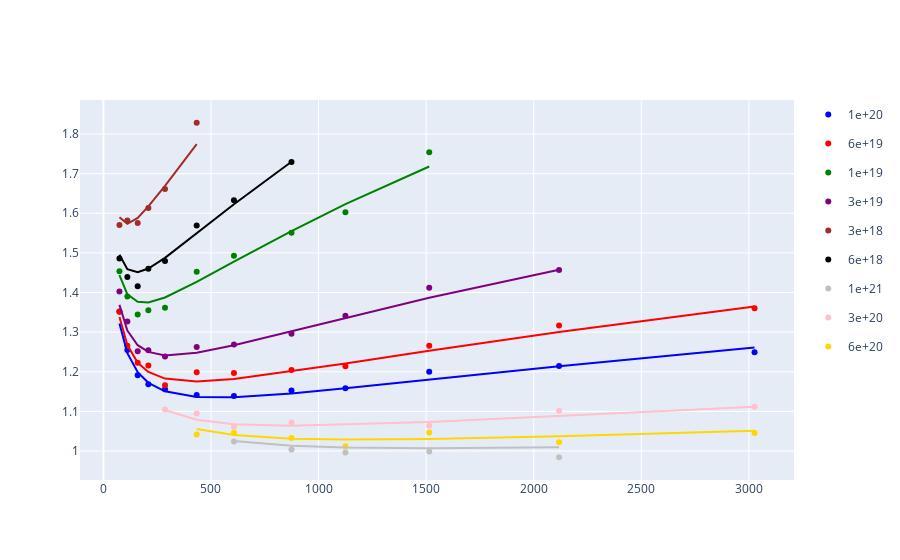

The cell this chart's notebook holds for it:
### Code cell
import plotly.express as px
import plotly.graph_objects as go

color_map={
           "3e+18": "orange",
           "6e+18": "black",
           "3e+18": "brown",
           "1e+19": "green",
           "3e+19": "purple",
           "6e+19": "red",
           "1e+20": "blue",
           "3e+20": "pink",
           "6e+20": "gold",
           "1e+21": "silver",
          }

df_c['compute'] = df_c['compute'].astype(str)
fig = px.scatter(df_c, x='param_count', y='valid_loss', color='compute', 
                 log_x=True, color_discrete_map=color_map)

for compute in color_map.keys():
    tmp_df = df_c[df_c['compute'] == compute]
    df_d = list() 
    for _, row in tmp_df.iterrows():
        pred = scaling_law(row['param_count']*1e6, row['training_tokens'], best_params)
        df_d.append({'prediction': pred, 'param_count': row['param_count'], 'training_tokens': row['training_tokens']})
    fig2 = px.line(pd.DataFrame(df_d).sort_values('param_count'), 
                   x='param_count', y='prediction', log_x=True)
    fig2.update_traces(line_color=color_map[compute], line_width=2)
    fig = go.Figure(data=fig.data + fig2.data)

fig.show()

### Figure 1 — Plotly figure (JSON) as saved in the notebook; plotly's stock layout.template omitted (floating-point values rounded to 4 significant figures)
{"data": [{"hovertemplate": "compute=1e+20<br>param_count=%{x}<br>valid_loss=%{y}<extra></extra>", "legendgroup": "1e+20", "marker": {"color": "blue", "symbol": "circle"}, "mode": "markers", "name": "1e+20", "orientation": "v", "showlegend": true, "type": "scatter", "x": [1125.0, 209, 74.7, 3026.0, 433.7, 159.5, 111.5, 1514.0, 606.9, 2118, 874.2, 286.4], "xaxis": "x", "y": [1.158, 1.169, 1.352, 1.249, 1.141, 1.191, 1.255, 1.2, 1.139, 1.214, 1.152, 1.156], "yaxis": "y"}, {"hovertemplate": "compute=6e+19<br>param_count=%{x}<br>valid_loss=%{y}<extra></extra>", "legendgroup": "6e+19", "marker": {"color": "red", "symbol": "circle"}, "mode": "markers", "name": "6e+19", "orientation": "v", "showlegend": true, "type": "scatter", "x": [1125.0, 3026.0, 286.4, 74.7, 433.7, 874.2, 111.5, 2118, 209, 1514.0, 606.9, 159.5], "xaxis": "x", "y": [1.214, 1.36, 1.166, 1.351, 1.199, 1.205, 1.266, 1.316, 1.216, 1.266, 1.197, 1.223], "yaxis": "y"}, {"hovertemplate": "compute=1e+19<br>param_count=%{x}<br>valid_loss=%{y}<extra></extra>", "legendgroup": "1e+19", "marker": {"color": "green", "symbol": "circle"}, "mode": "markers", "name": "1e+19", "orientation": "v", "showlegend": true, "type": "scatter", "x": [111.5, 433.7, 874.2, 209, 159.5, 74.7, 606.9, 286.4, 1514.0, 1125.0], "xaxis": "x", "y": [1.39, 1.453, 1.551, 1.355, 1.344, 1.454, 1.493, 1.361, 1.754, 1.602], "yaxis": "y"}, {"hovertemplate": "compute=3e+19<br>param_count=%{x}<br>valid_loss=%{y}<extra></extra>", "legendgroup": "3e+19", "marker": {"color": "purple", "symbol": "circle"}, "mode": "markers", "name": "3e+19", "orientation": "v", "showlegend": true, "type": "scatter", "x": [1125.0, 1514.0, 111.5, 2118, 433.7, 209, 159.5, 74.7, 874.2, 606.9, 286.4], "xaxis": "x", "y": [1.341, 1.412, 1.327, 1.457, 1.262, 1.254, 1.252, 1.403, 1.296, 1.269, 1.239], "yaxis": "y"}, {"hovertemplate": "compute=3e+18<br>param_count=%{x}<br>valid_loss=%{y}<extra></extra>", "legendgroup": "3e+18", "marker": {"color": "brown", "symbol": "circle"}, "mode": "markers", "name": "3e+18", "orientation": "v", "showlegend": true, "type": "scatter", "x": [74.7, 209, 159.5, 433.7, 286.4, 111.5], "xaxis": "x", "y": [1.57, 1.613, 1.575, 1.828, 1.661, 1.581], "yaxis": "y"}, {"hovertemplate": "compute=6e+18<br>param_count=%{x}<br>valid_loss=%{y}<extra></extra>", "legendgroup": "6e+18", "marker": {"color": "black", "symbol": "circle"}, "mode": "markers", "name": "6e+18", "orientation": "v", "showlegend": true, "type": "scatter", "x": [874.2, 433.7, 74.7, 159.5, 286.4, 209, 606.9, 111.5], "xaxis": "x", "y": [1.73, 1.569, 1.486, 1.416, 1.479, 1.46, 1.633, 1.439], "yaxis": "y"}, {"hovertemplate": "compute=1e+21<br>param_count=%{x}<br>valid_loss=%{y}<extra></extra>", "legendgroup": "1e+21", "marker": {"color": "silver", "symbol": "circle"}, "mode": "markers", "name": "1e+21", "orientation": "v", "showlegend": true, "type": "scatter", "x": [2118, 1125.0, 874.2, 1514.0, 606.9], "xaxis": "x", "y": [0.9842, 0.9965, 1.004, 0.9985, 1.024], "yaxis": "y"}, {"hovertemplate": "compute=3e+20<br>param_count=%{x}<br>valid_loss=%{y}<extra></extra>", "legendgroup": "3e+20", "marker": {"color": "pink", "symbol": "circle"}, "mode": "markers", "name": "3e+20", "orientation": "v", "showlegend": true, "type": "scatter", "x": [433.7, 606.9, 3026.0, 874.2, 1514.0, 2118, 286.4], "xaxis": "x", "y": [1.095, 1.061, 1.112, 1.072, 1.064, 1.102, 1.105], "yaxis": "y"}, {"hovertemplate": "compute=6e+20<br>param_count=%{x}<br>valid_loss=%{y}<extra></extra>", "legendgroup": "6e+20", "marker": {"color": "gold", "symbol": "circle"}, "mode": "markers", "name": "6e+20", "orientation": "v", "showlegend": true, "type": "scatter", "x": [606.9, 3026.0, 1125.0, 1514.0, 433.7, 2118, 874.2], "xaxis": "x", "y": [1.046, 1.045, 1.012, 1.047, 1.042, 1.022, 1.033], "yaxis": "y"}, {"hovertemplate": "param_count=%{x}<br>prediction=%{y}<extra></extra>", "legendgroup": "", "line": {"color": "brown", "dash": "solid", "width": 2}, "mode": "lines", "name": "", "orientation": "v", "showlegend": false, "type": "scatter", "x": [74.7, 111.5, 159.5, 209, 286.4, 433.7], "xaxis": "x", "y": [1.59, 1.573, 1.588, 1.617, 1.669, 1.775], "yaxis": "y"}, {"hovertemplate": "param_count=%{x}<br>prediction=%{y}<extra></extra>", "legendgroup": "", "line": {"color": "black", "dash": "solid", "width": 2}, "mode": "lines", "name": "", "orientation": "v", "showlegend": false, "type": "scatter", "x": [74.7, 111.5, 159.5, 209, 286.4, 433.7, 606.9, 874.2], "xaxis": "x", "y": [1.495, 1.459, 1.451, 1.461, 1.487, 1.549, 1.623, 1.73], "yaxis": "y"}, {"hovertemplate": "param_count=%{x}<br>prediction=%{y}<extra></extra>", "legendgroup": "", "line": {"color": "green", "dash": "solid", "width": 2}, "mode": "lines", "name": "", "orientation": "v", "showlegend": false, "type": "scatter", "x": [74.7, 111.5, 159.5, 209, 286.4, 433.7, 606.9, 874.2, 1125.0, 1514.0], "xaxis": "x", "y": [1.444, 1.396, 1.377, 1.375, 1.387, 1.427, 1.478, 1.555, 1.623, 1.718], "yaxis": "y"}, {"hovertemplate": "param_count=%{x}<br>prediction=%{y}<extra></extra>", "legendgroup": "", "line": {"color": "purple", "dash": "solid", "width": 2}, "mode": "lines", "name": "", "orientation": "v", "showlegend": false, "type": "scatter", "x": [74.7, 111.5, 159.5, 209, 286.4, 433.7, 606.9, 874.2, 1125.0, 1514.0, 2118], "xaxis": "x", "y": [1.369, 1.304, 1.267, 1.25, 1.241, 1.248, 1.267, 1.303, 1.337, 1.387, 1.458], "yaxis": "y"}, {"hovertemplate": "param_count=%{x}<br>prediction=%{y}<extra></extra>", "legendgroup": "", "line": {"color": "red", "dash": "solid", "width": 2}, "mode": "lines", "name": "", "orientation": "v", "showlegend": false, "type": "scatter", "x": [74.7, 111.5, 159.5, 209, 286.4, 433.7, 606.9, 874.2, 1125.0, 1514.0, 2118, 3026.0], "xaxis": "x", "y": [1.338, 1.267, 1.223, 1.2, 1.183, 1.176, 1.182, 1.201, 1.221, 1.253, 1.3, 1.364], "yaxis": "y"}, {"hovertemplate": "param_count=%{x}<br>prediction=%{y}<extra></extra>", "legendgroup": "", "line": {"color": "blue", "dash": "solid", "width": 2}, "mode": "lines", "name": "", "orientation": "v", "showlegend": false, "type": "scatter", "x": [74.7, 111.5, 159.5, 209, 286.4, 433.7, 606.9, 874.2, 1125.0, 1514.0, 2118, 3026.0], "xaxis": "x", "y": [1.322, 1.247, 1.199, 1.172, 1.151, 1.136, 1.135, 1.145, 1.158, 1.18, 1.214, 1.261], "yaxis": "y"}, {"hovertemplate": "param_count=%{x}<br>prediction=%{y}<extra></extra>", "legendgroup": "", "line": {"color": "pink", "dash": "solid", "width": 2}, "mode": "lines", "name": "", "orientation": "v", "showlegend": false, "type": "scatter", "x": [286.4, 433.7, 606.9, 874.2, 1514.0, 2118, 3026.0], "xaxis": "x", "y": [1.104, 1.079, 1.068, 1.064, 1.073, 1.088, 1.112], "yaxis": "y"}, {"hovertemplate": "param_count=%{x}<br>prediction=%{y}<extra></extra>", "legendgroup": "", "line": {"color": "gold", "dash": "solid", "width": 2}, "mode": "lines", "name": "", "orientation": "v", "showlegend": false, "type": "scatter", "x": [433.7, 606.9, 874.2, 1125.0, 1514.0, 2118, 3026.0], "xaxis": "x", "y": [1.055, 1.04, 1.031, 1.029, 1.03, 1.037, 1.051], "yaxis": "y"}, {"hovertemplate": "param_count=%{x}<br>prediction=%{y}<extra></extra>", "legendgroup": "", "line": {"color": "silver", "dash": "solid", "width": 2}, "mode": "lines", "name": "", "orientation": "v", "showlegend": false, "type": "scatter", "x": [606.9, 874.2, 1125.0, 1514.0, 2118], "xaxis": "x", "y": [1.025, 1.013, 1.009, 1.007, 1.01], "yaxis": "y"}], "layout": {}}
